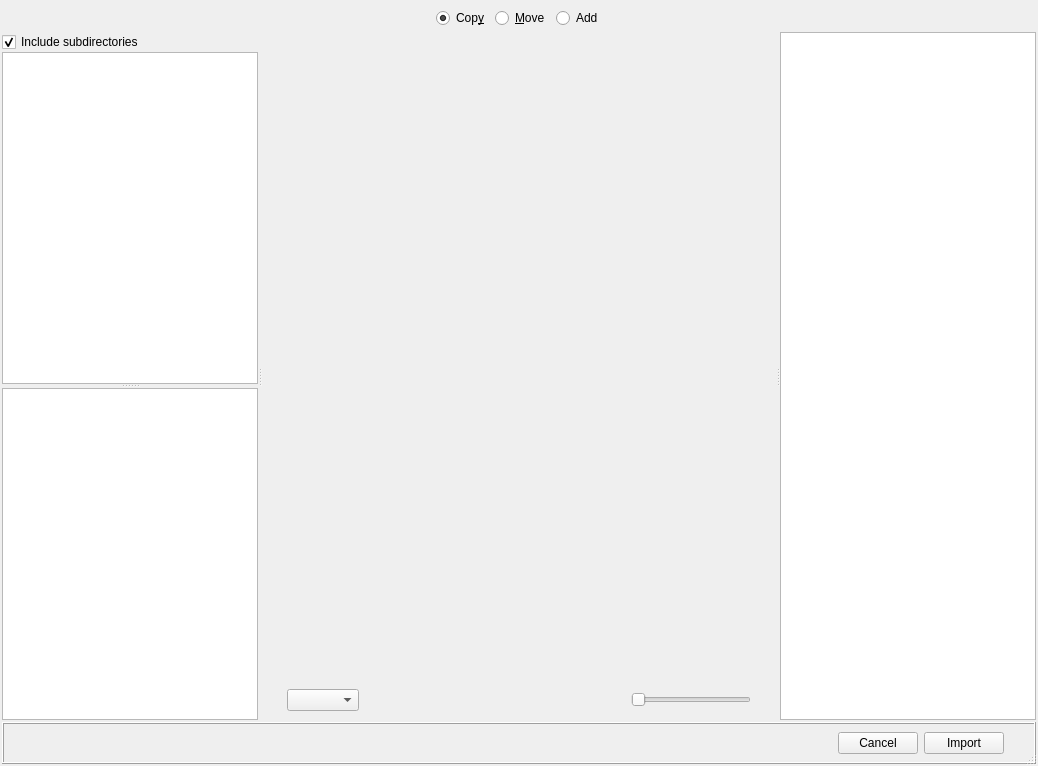
<?xml version="1.0" encoding="UTF-8"?>
<ui version="4.0">
 <class>ImportDialog</class>
 <widget class="QDialog" name="ImportDialog">
  <property name="enabled">
   <bool>true</bool>
  </property>
  <property name="geometry">
   <rect>
    <x>0</x>
    <y>0</y>
    <width>1038</width>
    <height>766</height>
   </rect>
  </property>
  <property name="windowTitle">
   <string>Import Photos</string>
  </property>
  <property name="sizeGripEnabled">
   <bool>true</bool>
  </property>
  <property name="modal">
   <bool>true</bool>
  </property>
  <layout class="QVBoxLayout" name="verticalLayout">
   <property name="spacing">
    <number>2</number>
   </property>
   <property name="leftMargin">
    <number>2</number>
   </property>
   <property name="topMargin">
    <number>2</number>
   </property>
   <property name="rightMargin">
    <number>2</number>
   </property>
   <property name="bottomMargin">
    <number>2</number>
   </property>
   <item>
    <widget class="QFrame" name="frame">
     <property name="frameShadow">
      <enum>QFrame::Raised</enum>
     </property>
     <layout class="QHBoxLayout" name="horizontalLayout_3">
      <property name="leftMargin">
       <number>0</number>
      </property>
      <property name="topMargin">
       <number>6</number>
      </property>
      <property name="rightMargin">
       <number>0</number>
      </property>
      <property name="bottomMargin">
       <number>2</number>
      </property>
      <item>
       <spacer name="horizontalSpacer_2">
        <property name="orientation">
         <enum>Qt::Horizontal</enum>
        </property>
        <property name="sizeHint" stdset="0">
         <size>
          <width>394</width>
          <height>20</height>
         </size>
        </property>
       </spacer>
      </item>
      <item>
       <widget class="QRadioButton" name="rbCopy">
        <property name="text">
         <string>Cop&amp;y</string>
        </property>
        <property name="checked">
         <bool>true</bool>
        </property>
       </widget>
      </item>
      <item>
       <widget class="QRadioButton" name="rbMove">
        <property name="text">
         <string>&amp;Move</string>
        </property>
       </widget>
      </item>
      <item>
       <widget class="QRadioButton" name="rbAdd">
        <property name="text">
         <string>Add</string>
        </property>
       </widget>
      </item>
      <item>
       <spacer name="horizontalSpacer_3">
        <property name="orientation">
         <enum>Qt::Horizontal</enum>
        </property>
        <property name="sizeHint" stdset="0">
         <size>
          <width>394</width>
          <height>20</height>
         </size>
        </property>
       </spacer>
      </item>
     </layout>
    </widget>
   </item>
   <item>
    <widget class="QFrame" name="frmMain">
     <property name="sizePolicy">
      <sizepolicy hsizetype="MinimumExpanding" vsizetype="MinimumExpanding">
       <horstretch>0</horstretch>
       <verstretch>0</verstretch>
      </sizepolicy>
     </property>
     <property name="frameShadow">
      <enum>QFrame::Raised</enum>
     </property>
     <layout class="QVBoxLayout" name="verticalLayout_5">
      <property name="spacing">
       <number>0</number>
      </property>
      <property name="leftMargin">
       <number>0</number>
      </property>
      <property name="topMargin">
       <number>0</number>
      </property>
      <property name="rightMargin">
       <number>0</number>
      </property>
      <property name="bottomMargin">
       <number>0</number>
      </property>
      <item>
       <widget class="QSplitter" name="splitter1">
        <property name="orientation">
         <enum>Qt::Horizontal</enum>
        </property>
        <widget class="QFrame" name="frmSource">
         <property name="frameShadow">
          <enum>QFrame::Raised</enum>
         </property>
         <property name="lineWidth">
          <number>0</number>
         </property>
         <layout class="QVBoxLayout" name="verticalLayout_2">
          <property name="spacing">
           <number>0</number>
          </property>
          <property name="leftMargin">
           <number>0</number>
          </property>
          <property name="topMargin">
           <number>0</number>
          </property>
          <property name="rightMargin">
           <number>0</number>
          </property>
          <property name="bottomMargin">
           <number>0</number>
          </property>
          <item>
           <widget class="QCheckBox" name="cbIncludeSubdirs">
            <property name="sizePolicy">
             <sizepolicy hsizetype="MinimumExpanding" vsizetype="Minimum">
              <horstretch>0</horstretch>
              <verstretch>0</verstretch>
             </sizepolicy>
            </property>
            <property name="text">
             <string>Include subdirectories</string>
            </property>
            <property name="checked">
             <bool>true</bool>
            </property>
           </widget>
          </item>
          <item>
           <widget class="QSplitter" name="splitter2">
            <property name="sizePolicy">
             <sizepolicy hsizetype="Expanding" vsizetype="Expanding">
              <horstretch>0</horstretch>
              <verstretch>0</verstretch>
             </sizepolicy>
            </property>
            <property name="orientation">
             <enum>Qt::Vertical</enum>
            </property>
            <widget class="QListView" name="lvwSourceDevices"/>
            <widget class="QTreeView" name="trvwSourceFiles">
             <property name="sizePolicy">
              <sizepolicy hsizetype="Expanding" vsizetype="Expanding">
               <horstretch>0</horstretch>
               <verstretch>0</verstretch>
              </sizepolicy>
             </property>
            </widget>
           </widget>
          </item>
         </layout>
        </widget>
        <widget class="QFrame" name="frmTileView">
         <property name="sizePolicy">
          <sizepolicy hsizetype="MinimumExpanding" vsizetype="MinimumExpanding">
           <horstretch>1</horstretch>
           <verstretch>1</verstretch>
          </sizepolicy>
         </property>
         <property name="frameShadow">
          <enum>QFrame::Raised</enum>
         </property>
         <layout class="QVBoxLayout" name="verticalLayout_4">
          <property name="spacing">
           <number>0</number>
          </property>
          <property name="leftMargin">
           <number>0</number>
          </property>
          <property name="topMargin">
           <number>0</number>
          </property>
          <property name="rightMargin">
           <number>0</number>
          </property>
          <property name="bottomMargin">
           <number>0</number>
          </property>
          <item>
           <widget class="Widgets::TileView" name="mCfvPhotos" native="true">
            <property name="sizePolicy">
             <sizepolicy hsizetype="MinimumExpanding" vsizetype="MinimumExpanding">
              <horstretch>1</horstretch>
              <verstretch>1</verstretch>
             </sizepolicy>
            </property>
           </widget>
          </item>
          <item>
           <widget class="QFrame" name="frmToolBar">
            <property name="sizePolicy">
             <sizepolicy hsizetype="MinimumExpanding" vsizetype="Fixed">
              <horstretch>0</horstretch>
              <verstretch>0</verstretch>
             </sizepolicy>
            </property>
            <property name="minimumSize">
             <size>
              <width>0</width>
              <height>32</height>
             </size>
            </property>
            <property name="frameShadow">
             <enum>QFrame::Raised</enum>
            </property>
            <layout class="QHBoxLayout" name="horizontalLayout">
             <item>
              <spacer name="horizontalSpacer_5">
               <property name="orientation">
                <enum>Qt::Horizontal</enum>
               </property>
               <property name="sizeType">
                <enum>QSizePolicy::Fixed</enum>
               </property>
               <property name="sizeHint" stdset="0">
                <size>
                 <width>16</width>
                 <height>20</height>
                </size>
               </property>
              </spacer>
             </item>
             <item>
              <widget class="QComboBox" name="comboBox"/>
             </item>
             <item>
              <spacer name="horizontalSpacer_6">
               <property name="orientation">
                <enum>Qt::Horizontal</enum>
               </property>
               <property name="sizeType">
                <enum>QSizePolicy::MinimumExpanding</enum>
               </property>
               <property name="sizeHint" stdset="0">
                <size>
                 <width>177</width>
                 <height>20</height>
                </size>
               </property>
              </spacer>
             </item>
             <item>
              <widget class="QSlider" name="horizontalSlider">
               <property name="sizePolicy">
                <sizepolicy hsizetype="Fixed" vsizetype="Fixed">
                 <horstretch>0</horstretch>
                 <verstretch>0</verstretch>
                </sizepolicy>
               </property>
               <property name="minimumSize">
                <size>
                 <width>120</width>
                 <height>0</height>
                </size>
               </property>
               <property name="maximumSize">
                <size>
                 <width>120</width>
                 <height>16777215</height>
                </size>
               </property>
               <property name="orientation">
                <enum>Qt::Horizontal</enum>
               </property>
              </widget>
             </item>
             <item>
              <spacer name="horizontalSpacer_7">
               <property name="orientation">
                <enum>Qt::Horizontal</enum>
               </property>
               <property name="sizeType">
                <enum>QSizePolicy::Fixed</enum>
               </property>
               <property name="sizeHint" stdset="0">
                <size>
                 <width>16</width>
                 <height>20</height>
                </size>
               </property>
              </spacer>
             </item>
            </layout>
           </widget>
          </item>
         </layout>
        </widget>
        <widget class="QFrame" name="frmDestination">
         <property name="frameShadow">
          <enum>QFrame::Raised</enum>
         </property>
         <property name="lineWidth">
          <number>0</number>
         </property>
         <layout class="QVBoxLayout" name="verticalLayout_3">
          <property name="leftMargin">
           <number>0</number>
          </property>
          <property name="topMargin">
           <number>0</number>
          </property>
          <property name="rightMargin">
           <number>0</number>
          </property>
          <property name="bottomMargin">
           <number>0</number>
          </property>
          <item>
           <widget class="QTreeView" name="trvwDestination"/>
          </item>
         </layout>
        </widget>
       </widget>
      </item>
     </layout>
    </widget>
   </item>
   <item>
    <widget class="QFrame" name="frmButtons">
     <property name="frameShape">
      <enum>QFrame::Box</enum>
     </property>
     <property name="frameShadow">
      <enum>QFrame::Raised</enum>
     </property>
     <layout class="QHBoxLayout" name="horizontalLayout_2">
      <property name="leftMargin">
       <number>0</number>
      </property>
      <property name="topMargin">
       <number>8</number>
      </property>
      <property name="rightMargin">
       <number>0</number>
      </property>
      <property name="bottomMargin">
       <number>8</number>
      </property>
      <item>
       <spacer name="horizontalSpacer">
        <property name="orientation">
         <enum>Qt::Horizontal</enum>
        </property>
        <property name="sizeHint" stdset="0">
         <size>
          <width>408</width>
          <height>20</height>
         </size>
        </property>
       </spacer>
      </item>
      <item>
       <widget class="QPushButton" name="btnCancel">
        <property name="text">
         <string>Cancel</string>
        </property>
        <property name="autoDefault">
         <bool>false</bool>
        </property>
        <property name="default">
         <bool>false</bool>
        </property>
       </widget>
      </item>
      <item>
       <widget class="QPushButton" name="btnImport">
        <property name="enabled">
         <bool>true</bool>
        </property>
        <property name="text">
         <string>Import</string>
        </property>
        <property name="autoDefault">
         <bool>false</bool>
        </property>
        <property name="default">
         <bool>false</bool>
        </property>
       </widget>
      </item>
      <item>
       <spacer name="horizontalSpacer_4">
        <property name="orientation">
         <enum>Qt::Horizontal</enum>
        </property>
        <property name="sizeType">
         <enum>QSizePolicy::Fixed</enum>
        </property>
        <property name="sizeHint" stdset="0">
         <size>
          <width>30</width>
          <height>20</height>
         </size>
        </property>
       </spacer>
      </item>
     </layout>
    </widget>
   </item>
  </layout>
 </widget>
 <customwidgets>
  <customwidget>
   <class>Widgets::TileView</class>
   <extends>QWidget</extends>
   <header>widgets/tileview.h</header>
   <container>1</container>
   <slots>
    <slot>selectAll()</slot>
    <slot>clearSelection()</slot>
   </slots>
  </customwidget>
 </customwidgets>
 <resources/>
 <connections>
  <connection>
   <sender>btnCancel</sender>
   <signal>clicked()</signal>
   <receiver>ImportDialog</receiver>
   <slot>reject()</slot>
   <hints>
    <hint type="sourcelabel">
     <x>946</x>
     <y>759</y>
    </hint>
    <hint type="destinationlabel">
     <x>626</x>
     <y>396</y>
    </hint>
   </hints>
  </connection>
  <connection>
   <sender>btnImport</sender>
   <signal>clicked()</signal>
   <receiver>ImportDialog</receiver>
   <slot>accept()</slot>
   <hints>
    <hint type="sourcelabel">
     <x>1031</x>
     <y>759</y>
    </hint>
    <hint type="destinationlabel">
     <x>623</x>
     <y>437</y>
    </hint>
   </hints>
  </connection>
  <connection>
   <sender>trvwSourceFiles</sender>
   <signal>clicked(QModelIndex)</signal>
   <receiver>ImportDialog</receiver>
   <slot>onSourceDirClicked(QModelIndex)</slot>
   <hints>
    <hint type="sourcelabel">
     <x>143</x>
     <y>224</y>
    </hint>
    <hint type="destinationlabel">
     <x>7</x>
     <y>364</y>
    </hint>
   </hints>
  </connection>
  <connection>
   <sender>trvwDestination</sender>
   <signal>clicked(QModelIndex)</signal>
   <receiver>ImportDialog</receiver>
   <slot>onDestinationDirClicked(QModelIndex)</slot>
   <hints>
    <hint type="sourcelabel">
     <x>776</x>
     <y>297</y>
    </hint>
    <hint type="destinationlabel">
     <x>1048</x>
     <y>323</y>
    </hint>
   </hints>
  </connection>
  <connection>
   <sender>rbCopy</sender>
   <signal>clicked()</signal>
   <receiver>ImportDialog</receiver>
   <slot>onImportModeCopy()</slot>
   <hints>
    <hint type="sourcelabel">
     <x>465</x>
     <y>39</y>
    </hint>
    <hint type="destinationlabel">
     <x>573</x>
     <y>9</y>
    </hint>
   </hints>
  </connection>
  <connection>
   <sender>rbMove</sender>
   <signal>clicked()</signal>
   <receiver>ImportDialog</receiver>
   <slot>onImportModeMove()</slot>
   <hints>
    <hint type="sourcelabel">
     <x>532</x>
     <y>39</y>
    </hint>
    <hint type="destinationlabel">
     <x>746</x>
     <y>6</y>
    </hint>
   </hints>
  </connection>
  <connection>
   <sender>rbAdd</sender>
   <signal>clicked()</signal>
   <receiver>ImportDialog</receiver>
   <slot>onImportModeAdd()</slot>
   <hints>
    <hint type="sourcelabel">
     <x>596</x>
     <y>40</y>
    </hint>
    <hint type="destinationlabel">
     <x>411</x>
     <y>8</y>
    </hint>
   </hints>
  </connection>
  <connection>
   <sender>cbIncludeSubdirs</sender>
   <signal>clicked()</signal>
   <receiver>ImportDialog</receiver>
   <slot>onIncludeSubdirs()</slot>
   <hints>
    <hint type="sourcelabel">
     <x>107</x>
     <y>110</y>
    </hint>
    <hint type="destinationlabel">
     <x>6</x>
     <y>110</y>
    </hint>
   </hints>
  </connection>
 </connections>
 <slots>
  <slot>onSourceDirClicked(QModelIndex)</slot>
  <slot>onDestinationDirClicked(QModelIndex)</slot>
  <slot>onImportModeCopy()</slot>
  <slot>onImportModeMove()</slot>
  <slot>onImportModeAdd()</slot>
  <slot>onIncludeSubdirs()</slot>
 </slots>
</ui>
